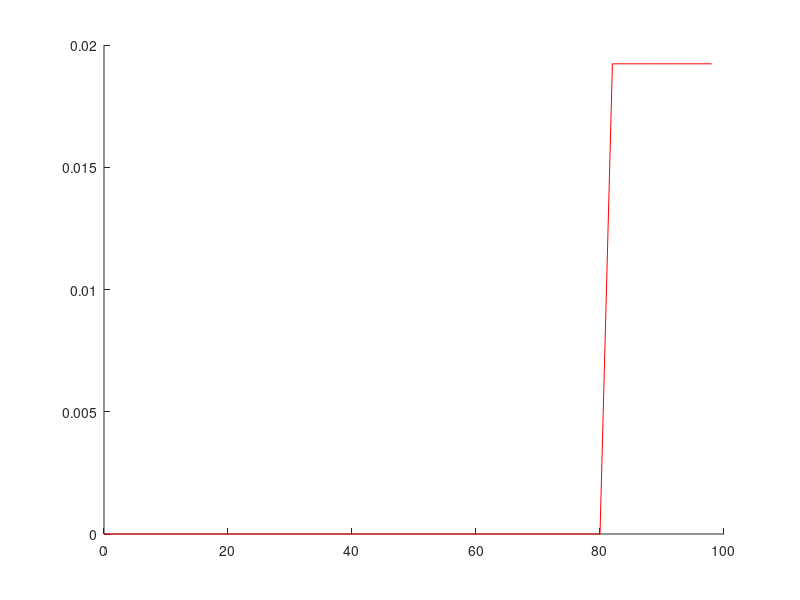

This figure's MATLAB source: (Note: this script raises an error after producing the figure.)
%% Simulate search efficiency

clear all
close all
sprintf(['\n']) %create some white space for better readability

simulate_search_efficiency = 1; %see how efficient different search methods are
create_figure_of_cells_searching = 0; %create a figure for particles moving along surface of a sphere


%% Set up colors


newcolors = [ 203 91 90;...
    0 0 0;...
    83 187 110;...
    130 172 162;...
    76 180 209;...
    45 112 178;
    26 110 38]/255; 


%{

newcolors = [ 225 151 76 ;... %orange
    0 0 0 ;... %black
    114 147 203 ;... %blue
    132 186 91 ;... %green
    144 103 167 ; ... %purple
    171 104 87 ;... %maroon
    211 94 96 ;... %red
    128 133 133;...%gray
    204 194 16]/255; %gold

%}

set(groot,'defaultAxesColorOrder',newcolors)



%% Simulate patch movment on spheres that are near each other
%
%         Adjacent wandering cells                                    Time
%                                                                              XXX
%                                                                             XXX            +
%                                                              +           XXX               |
%      XXXXXXXXXXXXX           XXXXXXXXX                       |          XX                 |        X
%    XXX           XX       XXX        XXX                     |         X                   |
%  X X              XX     XX            XXX                   |        X                    |
% XX                 XX    X               X                   |      XX        XXX          |
% X             XXXX   X  XX               XXX                 |     XX      XXXX            |
% X             XXXXX  X  X      XX  XXXX    X                 |    XX     XXX               |                 X
% X   XXX      XXXXX  X   X    XXXXX X   X   XX                |   XX   XXX                  |   X
% XXXX   XXXXXX       X   XX    XXX XX   X    X                |  XX  XX         XXXXX       |
%  XX                 X    X           XXX   XX                | X  XX      XXXXX            |
%  XX               XXX    XX        XX     XX                 |X X X   XXXX                 |
%    XX            XX       XXX      X    XX                   |XXXXX                        |
%     XXXXXXXXXXXXX           XXXXXXXXXXXX                     +-----------------------+     +----------------------+
%                                                                         time                        angles

if simulate_search_efficiency == 1
    
    simulationtype = 1;
    % 1. simulate patch movement by sampling/modeling r and theta from offset Gaussian
    % 2. simulate patch movement by modeling theta from experiment but r from a gaussian that was generated by fitting experimental msd
    % 3. simulate patch movement by sampling r and theta from the large PDE model
    
    if simulationtype == 1
        
        myparameters = [0.9];        
        
    elseif simulationtype == 2
        
        myparameters = [0];
        
    elseif simulationtype == 3
        
         myparameters = {'insilico_20190113_G_SETMAWP_k_gauss_1_5_actinvar_024_LocalGAP_thalf_10_GAP_0_clusteredvesicle_LtH_100_HtL_20_LR_100',...
            'insilico_20190113_G_SETMAWP_k_gauss_0_actinvar_024_LocalGAP_thalf_10_GAP_0_clusteredvesicle_LtH_100_HtL_20_LR_50',...
            'insilico_20190113_G_SETMAWP_k_gauss_0_actinvar_024_LocalGAP_thalf_10_GAP_0_3_clusteredvesicle_LtH_100_HtL_20_LR_100',...
            'insilico_20190113_G_SETMAWP_k_gauss_0_actinvar_024_LocalGAP_thalf_10_GAP_0_clusteredvesicle_LtH_100_HtL_20_LR_100',...
            'insilico_20190113_G_SETMAWP_k_gauss_1_5_actinvar_024_LocalGAP_thalf_10_GAP_0_3_clusteredvesicle_LtH_100_HtL_20_LR_50'};
    end
    
    
    for parameter =  myparameters %sweep through some parameter -- you can change what the parameter is
        
       
        cellradius = 2.5; %microns
        startpositions = [ 1 , -1 ]; %parameters that determine two positions where you want the patches to start
        numbsteps = 100; %number of simulations steps you want this to take
        numbsims = 5000; %number of cells you want to simulate
        
        
        timeinterval = 2; %minutes
        
        sphere_paths = cell(numbsims,numel(startpositions));
        
        if simulationtype == 1 || simulationtype == 2
            
            load('InVivo_same.mat');
            convertedrs = real(cellradius*acos(1 - allrs.^2/(2*cellradius^2))); % since these are all straight lines, convert to how far a point would have traveled on a sphere of some radius
            
            
            if simulationtype == 1 %establish values for amp, sigma, and uni
                %amp = 1;
                %sigma = 0.9;
                uni = 0.2;
                
                normfunctionexp = @(x) 1*exp( -(x).^2/(2*0.9^2) ); %use this to find area of gaussian part of 'offset gaussian' that fits experimental data.
                %Recall that  amp = 1, sigma = 0.9, and uni = 0.2 seems to match turning angle distribution seen in experiments.
                angareaexp = integral(normfunctionexp,-pi,pi);
                
                normfunction = @(x) 1*exp( -(x).^2/(2*parameter^2) ); %use this to calibrate 'amp' so that area is the same
                angarea = integral(normfunction,-pi,pi);
                
                amp = angareaexp/angarea; %new amp value
                
            end
            
        elseif simulationtype == 3
            
            load(char(parameter));
            
        end
        
        %convertedrs = allrs;
        if 0 %open flag if you want to simulate stuff
            
            for sim = 1:numbsims
                
                for startat = 1:numel(startpositions) %start with patch on back half of each spherical cell
                    
                    storedpath = zeros(numbsteps,3); % initialize martix where you will store patch path
                    
                    %generate a point uniformly on spherical cell
                    
                    az = 2*pi*rand();
                    ele = asin(2*rand()-1);
                    [Xc,Yc,Zc] = sph2cart(az,ele,cellradius);
                    
                    storedpath(1,:) = [ Xc,Yc,Zc ];
                    
                    
                    for iindex = 2:numbsteps
                       
                        if simulationtype == 1
                            
                            %simulate experimental cell's movement with both r and theta
                            ang = Function_sample_normal_uniform( amp , parameter , uni ); % amp = 1, sigma = 0.9, and uni = 0.2 seems to match turning angle distribution seen in experiments
                            mydist = randsample(convertedrs,1);
                            
                        elseif simulationtype == 2
                            
                            %simulate same thing but using theta from experiments and r from a gaussian that was chosen by fitting msd to experimental data
                            ang = rand()*2*pi-pi; %sample with no persistence
                            mydist = abs(normrnd(0,sqrt(4*0.0971*timeinterval))); %0.0971 um^2/min is the diffusion constant extracted from simulated persistent movement from in vivo data
                            
                        elseif simulationtype == 3
                            
                            %simulate by sampling r and theta from the PDE
                            ang = randsample(diffangs(:),1);
                            mydist = randsample(vectr(:),1);
                            
                        end
                        
                        [storedpath] = Function_sphere_walk( mydist , ang , storedpath , iindex , cellradius); %simulate 'walking' patch
                        
                    end
                    
                    storedpath = storedpath + [ -startpositions(startat)*cellradius 0 0 ]; %move the entire sphere away from the center
                    
                    sphere_paths{sim,startat} = storedpath;
                    
                end
                
            end
            
        end
        
        if 0 %open flag if you want to generate figure or graphic of paths on adjacent spheres
            %%
            figure
            
            p1 = sphere_paths{7,1}; p2 = sphere_paths{7,2}; % grab two paths on spheres
            
            plot3(p1(:,1),p1(:,2),p1(:,3))
            hold on
            plot3(p2(:,1),p2(:,2),p2(:,3))
            
            [x,y,z] = sphere;
            
            x = cellradius*x; y = cellradius*y; z = cellradius*z;
            
            surf(x+cellradius,y,z,'FaceColor',[0.6 0.6 0.6] , 'EdgeColor' , 'none' , 'Facealpha' , 0.3);
            surf(x-cellradius,y,z,'FaceColor',[0.6 0.6 0.6] , 'EdgeColor' , 'none' , 'Facealpha' , 0.3);
            
            axis equal
            view([0 0]);
            axis off
            set(gcf ,'renderer' ,'painters') %do this or matlab will fucking fail to generate a vector graphic
            
        end
        %%
        if 1 %open flag if you want to analyze simulations for search efficiency
            %%
            
            shouldiboot = 1; %decide on whether you want to bootstrap from simulations
            
           
            if shouldiboot == 1, bootstrapnum = 100; else, bootstrapnum = 1; end
            
            all_enc_distances = [1 4];
            
            
            %start by plotting Same sex search efficiency
            
            load('Same_invivo_distances.mat') % Cumulative plots for in vivo distances
            
            for enc_distance = all_enc_distances %encounter distance in microns
                 
                searcheff = []; checktime = 80; %store simunation search efficiencies and time at which you want to check search efficiencies
                
                cum = 0;
                cumplot = [];
                dists = Samedists; %copy into dists matrix to preserve it
                
                for ii = 1:size(Samedists,1)
                    
                    withindist = find(dists(ii,:)<enc_distance); %find which cells are within encounter distance for timepoint ii
                    
                    cum = cum + numel(withindist)/size(Samedists,2); %Divide by total number of cells
                    
                    cumplot = [cumplot , cum ];
                    
                    dists(:,withindist) = []; %remove cells that have already found each other
                    
                end
                
                timeaxis = ((1:numel(cumplot))-1)*timeinterval;
                
                samesearch = interp1(timeaxis,cumplot,checktime);
                hold on
                plot( timeaxis ,  cumplot ,'r' )
                
                expstart = cumplot(1); %the value you want to adjust your simulations with
                
                
                
                
                %bootstrap from simulations to plot serach efficiencies
                
                for booti = 1:bootstrapnum %bootstrap index from data
                    
                    
                    
                    load('InSilico_same.mat'); %do the analysis with in silico cells first
                    
                    if shouldiboot == 1, sphere_paths = sphere_paths(randperm(size(sphere_paths,1),52),:); end %if you want to bootstrap, select some random paths
                    
                    
                    timeofenc = nan(size(sphere_paths,1),1);
                    
                    for cellind = 1:size(sphere_paths,1)
                        
                        dists = Function_find_dist(sphere_paths{cellind,1},sphere_paths{cellind,2});
                        
                        if ~isempty(find(dists<enc_distance,1,'first'))
                            
                            timeofenc(cellind) = find(dists<enc_distance,1,'first');
                            
                        else
                            
                            timeofenc(cellind) = Inf; %insert an arbitrarily high number
                            
                        end
                        
                    end
                    
                    hold on
                    
                    dx = 0.1;
                    
                    hold on
                    mycdf = cdfplot(timeofenc*timeinterval);
                    cdfx = mycdf.XData(1:2:end); cdfy = mycdf.YData(1:2:end) ;
                    cdfy = cdfy-cdfy(2)+expstart; %this is to make it similar to experimiental starting position
                    plot( cdfx-timeinterval , cdfy , 'Color' , [0.6 0.6 0.6] )
                    searcheff = [ searcheff , interp1( cdfx(2:end-1) , cdfy(2:end-1) , checktime ) ]; %keep track of what search efficiency was close to 60
                    delete(mycdf)
                    %mycdf.Color = [0.6 0.6 0.6]; %change color to gray
                    xlim([0 90])
                    ylim([0 1])
                    xlabel('Time (min)'); ylabel('Cumlative Frequency');
                    axis square
                    
                end
                
                
                %see who many simulations search fellas got above or below same search fellas
            
            fprintf('Proportion of simulations (%d microns) below\n same sex in vivo search efficiency is %d \n', enc_distance , sum(searcheff<samesearch)/numel(searcheff) );
            
            spara = fitdist(searcheff','normal');
            
            disp(pdf('Normal',spara.mu,spara.sigma,samesearch))
                
            end
            
           
            
            
            
            
            %disp(sum((finaltimes>cumplot))/bootstrapnum);
            
            %{n
            
             load('Opp_invivo_distances.mat') % Cumulative plots for in vivo distances
            
            for enc_distance = all_enc_distances %encounter distance in microns
                
                cum = 0;
                cumplot = [];
                dists = Oppdists; %copy into dists matrix to preserve it
                
                
                for ii = 1:size(Oppdists(:,1),1)
                   
                    withindist = find(dists(ii,:)<enc_distance); %find which cells are within encounter distance
                    
                    cum = cum + numel(withindist)/numel(Oppdists(1,:));
                    
                    cumplot = [cumplot , cum ];
                    
                    dists(:,withindist) = []; %remove cells that have already found each other
                    
                end
                
                plot( ((1:numel(cumplot))-1)*timeinterval ,  cumplot ,'b' )
                
            end
            %}
            
        end
        %%
        if 0 % calculate diffusion constant of your moving particle on a sphere
            
            squaresum = zeros(size(sphere_paths{1},1),1); %store all summed squares here
            
            for cellind = 1:size(sphere_paths,1)
                
                mypath = sphere_paths{cellind,1}; mypath = mypath + [-cellradius 0 0];
                disttraveled = zeros(size(mypath,1),1); %store greatest circle distances traveled from initial location here
                
                for pointtime = 1:size(mypath,1)
                    
                    disttraveled(pointtime) = cellradius * atan2(norm(cross(mypath(1,:),mypath(pointtime,:))),dot(mypath(1,:),mypath(pointtime,:)));
                    
                    %disttraveled(pointtime) = Function_find_dist( mypath(1,:) , mypath(pointtime,:)     );
                    
                end
                
                squaresum = squaresum + disttraveled.^2;
                
            end
            
            extractedmsd = squaresum/size(sphere_paths,1);
            timeaxis = [(1:numbsteps) - 1 ]'*timeinterval;
            
            figure
            fitlimit = 8;
            
            plot(timeaxis,extractedmsd,'.')
            xlim([0 fitlimit*timeinterval]);
            
            para = polyfit(timeaxis(1:fitlimit),extractedmsd(1:fitlimit),1);
            
            disp(para(1)/4);
            
            hold on
            
            plot(timeaxis,timeaxis*para(1) + para(2))
        end
        
        
        if 0 %plotting persistence from simulated storedpath and comparing with experimental data
            
            simangles = []; %store all angles here
            diffvects  = storedpath(2:end,:) - storedpath(1:end-1,:);
            
            allrs = sqrt(sum(diffvects.^2,2));
            
            for j = 2:size(diffvects,1)
                
                diffang = atan2(norm(cross(diffvects(j,:),diffvects(j-1,:))), dot(diffvects(j,:),diffvects(j-1,:))); %find difference in angle
                simangles = [simangles, diffang];
                
            end
            subplot(1,2,1)
            hold on
            cdfplot(simangles); %simulation angles
            cdfplot(allangs); %experimental angles
            
            xlabel('Turning Angle')
            
            subplot(1,2,2)
            hold on
            cdfplot(allrs);
            
        end
    end
    
    if simulationtype==3
        legend(myparameters)
    end
    
end


%% Generate illustration of cells searching for each other by making their patches wander

if create_figure_of_cells_searching == 1
    
    cellradius = 2.5;
    
    load('Gammastuff_0.mat')
    cellpair = 9;
    p1 = sphere_paths{cellpair,1}; p2 = sphere_paths{cellpair,2}; % grab two paths on spheres
    
    plot3(p1(:,1),p1(:,2),p1(:,3))
    hold on
    plot3(p2(:,1),p2(:,2),p2(:,3))
    
    [x,y,z] = sphere;
    
    x = cellradius*x; y = cellradius*y; z = cellradius*z;
    
    surf(x+cellradius,y,z,'FaceColor',[0.6 0.6 0.6] , 'EdgeColor' , 'none' , 'Facealpha' , 0.3);
    surf(x-cellradius,y,z,'FaceColor',[0.6 0.6 0.6] , 'EdgeColor' , 'none' , 'Facealpha' , 0.3);
    
    axis equal
    view([0 0]);
    axis off
    set(gcf ,'renderer' ,'painters') %do this or matlab will fucking fail to generate a vector graphic
    
    
    %myp = sphere_paths{cellpair,2};
    
    %plotOnSphere(myp(:,1) , myp(:,2) , myp(:,3) )
    
    
    
end






%% Functions

%% function to generate curved lines on spherical surface




function plotOnSphere(x,y,z)

%// Vectors representing each point
xyz = [x(:), y(:), z(:)].';  %'

%// One vector of the "first" points and one of the "next" points
v1 = xyz(:, 1:end-1);
v2 = xyz(:, 2:end);

%// Cross product between the vectors of one point and the next
cv1v2 = cross(v1, v2);

%// Compute unit vector in the plane defined by v1 and v2
v3 = normc(cross(cv1v2, v1));

%// Figure out the range of the inner angle between v1 and v2
nc = sqrt(sum(cv1v2.^2, 1));
t = atan2(nc, dot(v1, v2, 1));

%// Number of points to sample between any two points on the sphere
nPoints = 100;

%// Compute the interpolant
V = zeros([nPoints, fliplr(size(v1))]);
for k = 1:numel(t)
    T = linspace(0, t(k), 100);
    V(:,k,:) = (v1(:,k) * cos(T) + v3(:,k) * sin(T)).';    %'
end

%// Break the result out into x,y,z parts
xx = V(:,:,1);
yy = V(:,:,2);
zz = V(:,:,3);

%// Plot the lines
h = plot3(xx(:), yy(:), zz(:));
hold on

%// Plot the original data points
plot3(x,y,z, 'o', ...
    'Color', get(h, 'Color'), ...
    'Parent', get(h, 'Parent'));
end


%% function to generate averaged profile of a line on an image

function [distance,avgprofile] = avgline(linedrawn,myimage,num)

vector = [linedrawn(2:end,:)-linedrawn(1:end-1,:)];
th = cart2pol( vector(:,1) ,vector(:,2)  );

[deltaxn,deltayn] = pol2cart(th-pi/2,1);
[deltaxp,deltayp] = pol2cart(th+pi/2,1);

deltaxn = [deltaxn;deltaxn(end)]; deltayn = [deltayn;deltayn(end)];
deltaxp = [deltaxp;deltaxp(end)]; deltayp = [deltayp;deltayp(end)];

linen = linedrawn + [deltaxn,deltayn]; %lines on either side of my current line
linep = linedrawn + [deltaxp,deltayp];

[cx,cy,intensity] = improfile(myimage,linedrawn(:,1),linedrawn(:,2),num);
[cx1,cy1,intensity1] = improfile(myimage,linedrawn(:,1),linedrawn(:,2),num);
[cx2,cy2,intensity2] = improfile(myimage,linedrawn(:,1),linedrawn(:,2),num);

avgprofile = [intensity , intensity1 , intensity2 ];
avgprofile = mean(intensity,2);

% while you're at it calculate distance covered by the line you drew

vect = [cx(2:end)-cx(1:end-1) , cy(2:end)-cy(1:end-1)];

[~,r] = cart2pol(vect(:,1),vect(:,2));

distance = cumsum(r);
distance = [0; distance];

end

%% fill matrix with cables

function [myimage] = fillcables(myimage,cable)

cable = round(cable); cable(cable==0)=100; %adjust cable values

xs = cable(1:2:end); ys = cable(2:2:end);

for ii = 1:numel(xs), myimage(xs(ii),ys(ii)) = 1; end

end


%% 2d Gaussian fit to data

function [fitresult, gof] = createFit(myx, myy, smallsquare,ii)

[xData, yData, zData] = prepareSurfaceData( myx, myy, smallsquare );

% Set up fittype and options.
ft = fittype( 'a*exp( -(myx-ux)^2/(2*sig^2) -(myy-uy)^2/(2*sig^2) ) + unif', 'independent', {'myx', 'myy'}, 'dependent', 'z' );
opts = fitoptions( 'Method', 'NonlinearLeastSquares' );
opts.Display = 'Off';
opts.StartPoint = [ max(smallsquare(:)) , 1 , 100 , 9 , 9 ];
opts.Robust = 'LAR';
opts.Lower = [max(smallsquare(:))*0.7 0.8 0 0 0];
%opts.Upper = [Inf 3 Inf Inf Inf]; %set fit bounds

% Fit model to data.
[fitresult, gof] = fit( [xData, yData], zData, ft, opts );

% Plot fit with data.
subplot(4,4,ii)
plot( fitresult, [xData, yData], zData );
% Label axes
xlabel myx
ylabel myy
zlabel smallsquare
grid on
view( -34.5, 4.1 );

end


%% simple displacement finder

function [c] = Function_find_dist(a,b)

c = sqrt(sum((a - b).^2 , 2 ));

end

%% sample from normal + uniform distribution

function [b] = Function_sample_normal_uniform( amp , sigma , uni )

upperlimit = amp*exp( -(0)^2/(2*sigma^2) ) + uni;

a = 1;
upperbound = 0;

while a > upperbound %keep sampling b till Function(b) < a
    
    
    a = rand()*upperlimit; %sample for a value between 0 and max of distribution
    b = rand()*2*pi - pi; %sample to pick point along x axis between pi and -pi
    upperbound = amp*exp( -(b).^2/(2*sigma^2) ) + uni;
    
end

end

%% Function to diffuse particle on surface of a sphere

function [storedpath ] = Function_sphere_walk(dist , ang , storedpath, stepnum, cellradius )
%Function_sphere_walk Makes a point do a random walk on a sphere of radius r. The point's step size per time step (dt) is sampled from a normal distribution.
%   storedpath contains cartesian coordinates of path. vectr is the
%   matrix or real number that determines how far a particle move in a given
%   timestep. diffangs is a matrix or real number that determines what
%   angle the spot will take wrt to its previous movement. stepnumb is what
%   step in the simulation this is in

%% first move last to points to the north pole so calculations are easy

northpole = [0 0 cellradius];
prevpoint = storedpath(stepnum-1,:);

normvect2pole = cross(prevpoint,northpole); normvect2pole = normvect2pole/norm(normvect2pole);%find normal vector to north pole

if stepnum>2, pointstomove = storedpath( (stepnum-2) : (stepnum-1) , : ); %these are the points you want to move to pole to generate where the patch will be in the next time step
else, pointstomove = storedpath(stepnum-1,:);
end

v = pointstomove; k = normvect2pole.*ones(size(pointstomove,1),3); % k is the vector you are carrying out rodriquez rotation around

[~,rottopole,~] = cart2sph(pointstomove(end,1),pointstomove(end,2),pointstomove(end,3));
rottopole = pi/2-rottopole; %so you rotate toward the north pole

pointstomove = v*cos(rottopole) + cross(k,v)*sin(rottopole) + k.*dot(k,v,2)*(1-cos(rottopole)); %apply Rodriguez transform to move point(s) to the pole

moveby = dist/cellradius; %express how much you want to move in radians

if size(pointstomove,1) == 2, [prevangle , ~, ~] = cart2sph(pointstomove(1,1),pointstomove(1,2),pointstomove(1,3)); %you can only have prevangle wrt to previous point
else prevangle = rand()*2*pi; %if there is no previous point, simply pick an angle at random
end

%% now make point 'walk'

newpoint = [prevangle+pi,pi/2-moveby,cellradius];
[newx , newy, newz] = sph2cart( newpoint(1) , newpoint(2) , newpoint(3) );
v = [newx , newy, newz]; k = [ 0 0 1 ];
rotaboutpole = ang; %angle you want it to move wrt to previous angle

newpoint = v*cos(rotaboutpole) + cross(k,v)*sin(rotaboutpole) + k.*dot(k,v,2)*(1-cos(rotaboutpole)); %apply Rodriguez transform to rotate point about the pole

%% now move the 'walked' point back to where it belongs

rottopole = -rottopole;
v = newpoint; k = normvect2pole;
newpoint = v*cos(rottopole) + cross(k,v)*sin(rottopole) + k.*dot(k,v,2)*(1-cos(rottopole)); %rotate newpoint back to where it should be

storedpath(stepnum,:) = newpoint;

end


